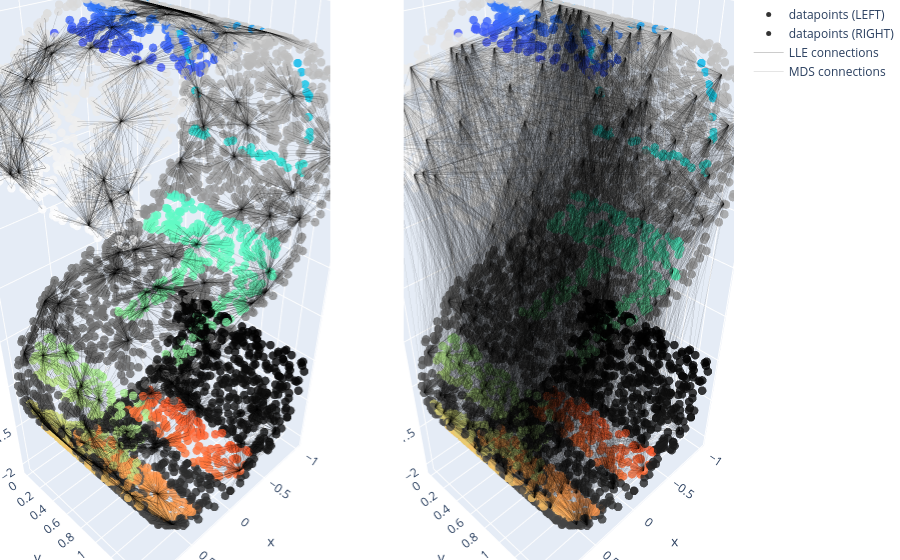

Notebook cell for this chart:
### Markdown cell above
Как мы видели, источником проблемы является то, что MDS пытается сохранить расстояния между удаленными точками при построении вложения. Итак, в LLE мы изменили алгоритм так, чтобы он сохранял только расстояния между соседними точками? Полученное вложение будет ближе к тому, что мы хотим.

### Code cell
#@title Distances considered for LLE (left) and MDS (right)

from plotly.subplots import make_subplots
import plotly.graph_objects as go
 
fig = make_subplots(rows=1, cols=2, specs=[[{"type": "scene"}, {"type": "scene"}]])

fig.add_trace(go.Scatter3d(x=XS[:, 0], y=XS[:, 1], z=XS[:, 2],
                           mode='markers', name='datapoints (LEFT)',
                           marker=dict(
                              size=5,
                              opacity=0.8,
                              color=cols
                            )
                           ), row=1, col=1)
fig.add_trace(go.Scatter3d(x=XS[:, 0], y=XS[:, 1], z=XS[:, 2],
                           mode='markers', name='datapoints (RIGHT)',
                           marker=dict(
                              size=5,
                              opacity=0.8,
                              color=cols
                            )
                           ), row=1, col=2)

# construct lines for LLE
from sklearn.neighbors import NearestNeighbors

rng = np.random.RandomState(42)
ind = rng.permutation(len(X))
nbrs = NearestNeighbors(n_neighbors=100).fit(XS).kneighbors(XS[ind[:100]])[1]
lines_LLE = []
for i in range(100):
  for j in nbrs[i]:
    lines_LLE = lines_LLE + [XS[ind[i]], XS[j], np.array([None, None, None])]
lines_LLE = np.array(lines_LLE)

fig.add_trace(go.Scatter3d(
    x=lines_LLE[:, 0],
    y=lines_LLE[:, 1],
    z=lines_LLE[:, 2],
    mode='lines', opacity=0.2,
    line={'color': 'rgb(0,0,0)', 'width': 1},
    name='LLE connections'
), row=1, col=1)

# construct lines for MDS
lines_MDS = []
for i in ind[:100]:
  for j in ind[100:200]:
    lines_MDS = lines_MDS + [XS[i], XS[j], np.array([None, None, None])]
lines_MDS = np.array(lines_MDS)

fig.add_trace(go.Scatter3d(
    x=lines_MDS[:, 0],
    y=lines_MDS[:, 1],
    z=lines_MDS[:, 2],
    mode='lines', opacity=0.1,
    line={'color': 'rgb(0,0,0)', 'width': 1},
    name='MDS connections'
), row=1, col=2)

fig.update_layout(
    margin=dict(l=0, r=0, t=0, b=0),
    showlegend=True
)

fig.show()

### Figure 1 — Plotly figure (JSON) as saved in the notebook; plotly's stock layout.template omitted (floating-point values rounded to 4 significant figures; data arrays with more than 128 entries replaced by an {"elided": "..."} marker saying what was removed)
{"data": [{"marker": {"color": {"elided": "4000x4 float values"}, "opacity": 0.8, "size": 5}, "mode": "markers", "name": "datapoints (LEFT)", "scene": "scene", "type": "scatter3d", "x": {"elided": "4000 float values"}, "y": {"elided": "4000 float values"}, "z": {"elided": "4000 float values"}}, {"marker": {"color": {"elided": "4000x4 float values"}, "opacity": 0.8, "size": 5}, "mode": "markers", "name": "datapoints (RIGHT)", "scene": "scene2", "type": "scatter3d", "x": {"elided": "4000 float values"}, "y": {"elided": "4000 float values"}, "z": {"elided": "4000 float values"}}, {"line": {"color": "rgb(0,0,0)", "width": 1}, "mode": "lines", "name": "LLE connections", "opacity": 0.2, "scene": "scene", "type": "scatter3d", "x": {"elided": "30000 float values"}, "y": {"elided": "30000 float values"}, "z": {"elided": "30000 float values"}}, {"line": {"color": "rgb(0,0,0)", "width": 1}, "mode": "lines", "name": "MDS connections", "opacity": 0.1, "scene": "scene2", "type": "scatter3d", "x": {"elided": "30000 float values"}, "y": {"elided": "30000 float values"}, "z": {"elided": "30000 float values"}}], "layout": {"margin": {"b": 0, "l": 0, "r": 0, "t": 0}, "scene": {"domain": {"x": [0, 0.45], "y": [0, 1]}}, "scene2": {"domain": {"x": [0.55, 1], "y": [0, 1]}}, "showlegend": true}}
